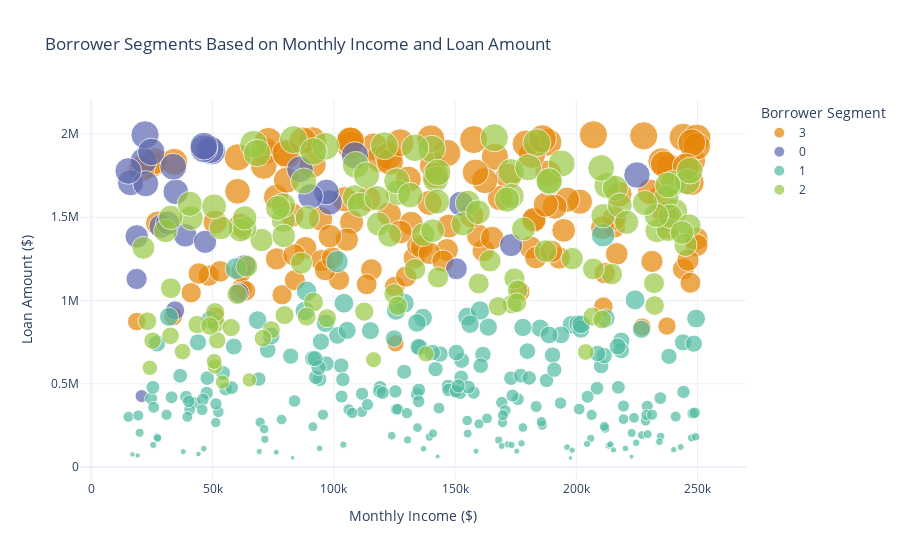

The notebook cell this image was saved under:
### Code cell
optimal_k = 4
kmeans = KMeans(n_clusters=optimal_k,random_state=42,n_init=10)

df['Borrower_Segment'] = kmeans.fit_predict(df_scaled_kmeans)

fig = px.scatter(df, x='Monthly_Income', y='Loan_Amount',
                 color=df['Borrower_Segment'].astype(str), size='Loan_Amount', 
                 hover_data={'Monthly_Income': True, 'Loan_Amount': True, 'Borrower_Segment': True, 'Recovery_Status': True}, 
                 title="Borrower Segments Based on Monthly Income and Loan Amount",
                 labels={"Monthly_Income": "Monthly Income ($)", "Loan_Amount": "Loan Amount ($)", "Borrower_Segment": "Segment"},
                 color_discrete_sequence=px.colors.qualitative.Vivid)

fig.update_layout(
    xaxis_title="Monthly Income ($)",
    yaxis_title="Loan Amount ($)",
    template="plotly_white",
    legend_title="Borrower Segment"
)

fig.show()
